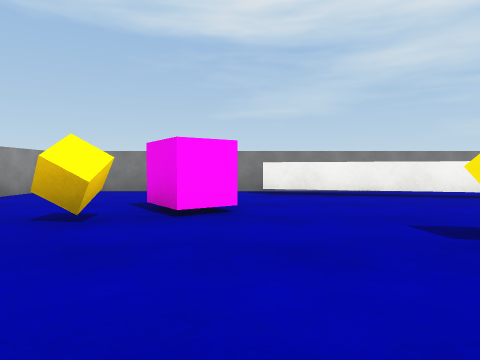
[1] (above)

17 first-person views from a walk through a scene from a Unity 3-D project. The camera is 0.55 m above the floor, tilts 2° down and sees 75° across. The floor is counted in squares, 1 m on a side. Each view is taken from the middle of a square. On the plan, view 1 faces up. The plan holds only what a view shows up to about 9 squares ahead; the rest is blank. The player is left out. Surface patterns are stand-ins for the level's own textures.

[2]
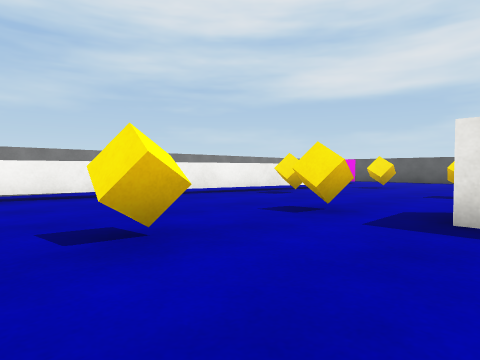

[3]
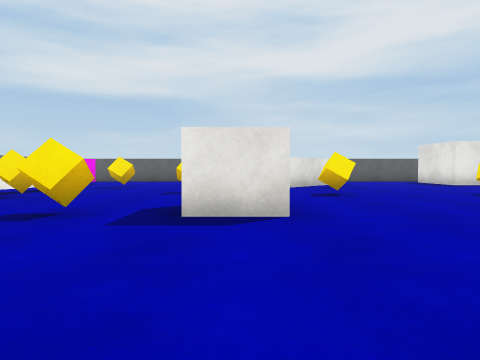

[4]
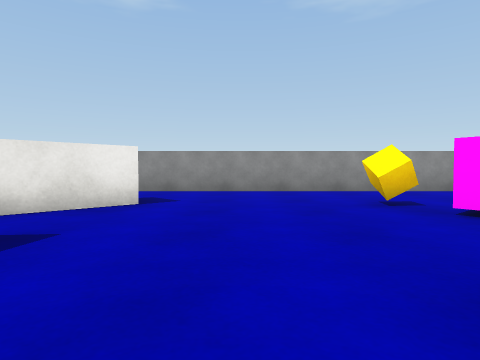

[5]
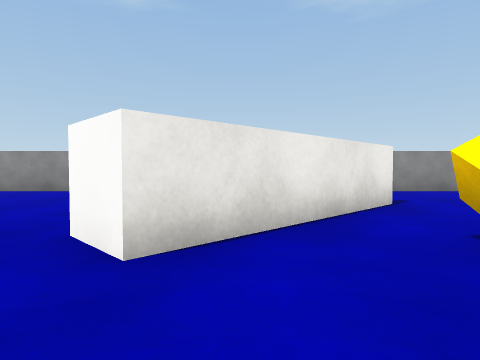

[6]
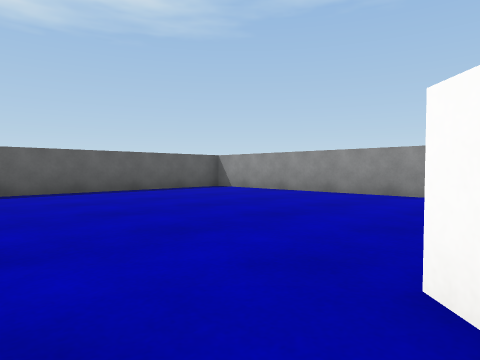

[7]
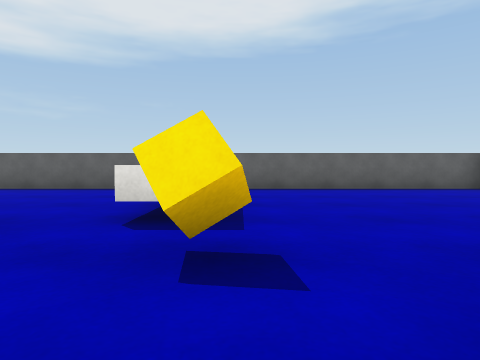

[8]
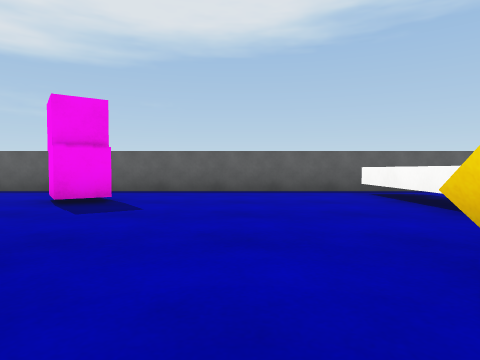

[9]
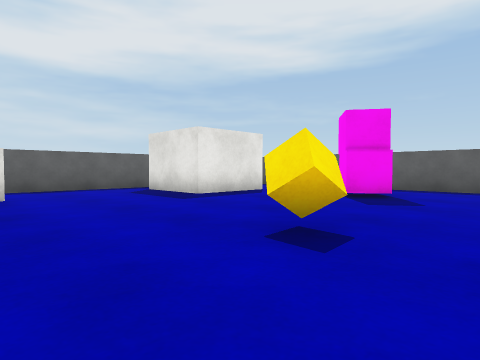

[10]
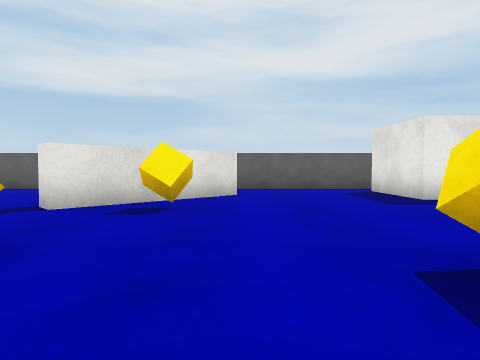

[11]
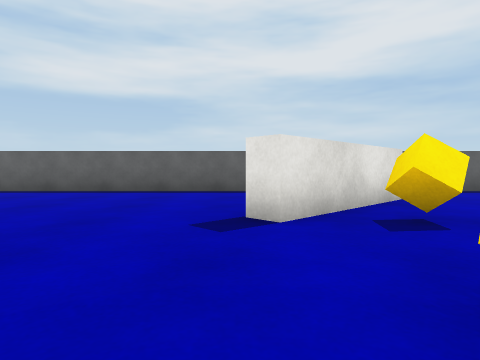

[12]
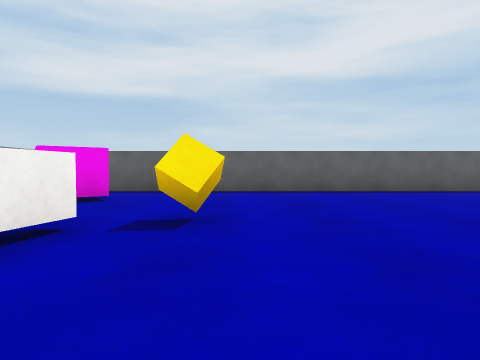

[13]
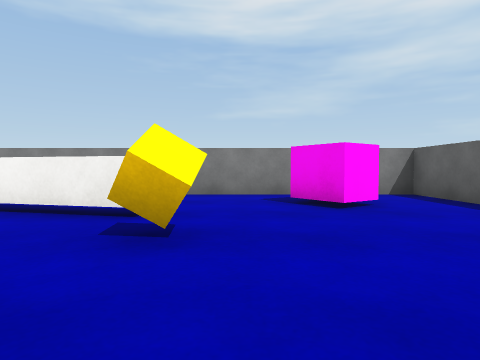

[14]
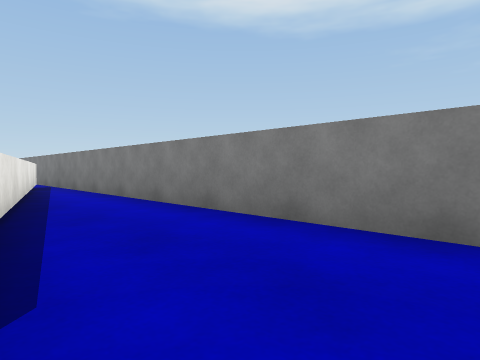

[15]
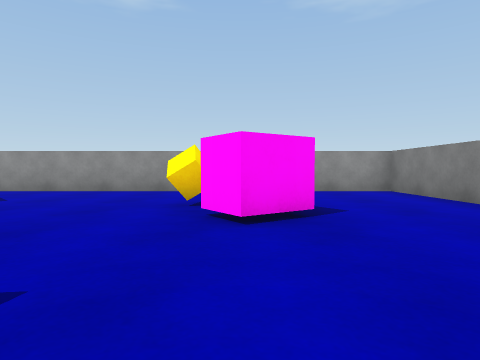

[16]
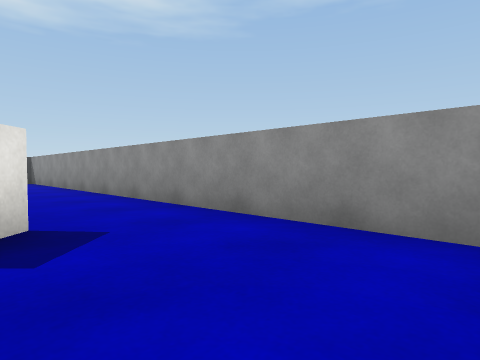

[17]
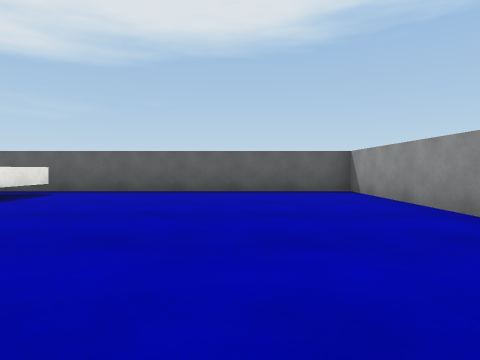

### Floor plan
Key: @ floor where view 1 was taken; # wall or solid block; . floor; = window, fence, low wall or low ledge; ^ raised ledge; O other object.
Columns run from 5 left of view 1 to 15 right of it. Each row starts with its distance up from view 1.
  8 #####################
  7 #.....^^.......... .#
  6 #.......^^^^.....OO.#
  5 #...O.......O^^=....#
  4 #...OO.........O....#
  3 #..O................#
  2 #......O..O.........#
  1 #............O......#
  0 #....@....OO........#
 -1 #..#..O.............#
 -2 #..##........O.##...#
 -3 #.. ##.........O##  #
 -4 #... ##..  ......##.#
 -5 #......O.....O......#
 -6 #.......^.O.........#
 -7 #.......^...........#
 -8 #.......^........OOO#
 -9 #.......^....OO..O
-10 #.......^.....O..
-11 #.......^........
-12 ##################

Where each view was taken, in squares from view 1:
view 1: 0 up, 0 right, facing up
view 2: 0 up, 1 right, facing up-right
view 3: 0 up, 1 right, facing right
view 4: 1 up, 3 right, facing left
view 5: 3 down, 3 right, facing left
view 6: 4 down, 2 right, facing down-left
view 7: 3 down, 2 right, facing down
view 8: 4 down, 6 right, facing down
view 9: 3 down, 6 right, facing down-right
view 10: 4 down, 6 right, facing right
view 11: 1 down, 7 right, facing right
view 12: 3 up, 7 right, facing right
view 13: 1 up, 11 right, facing up
view 14: 5 up, 11 right, facing up-left
view 15: 4 up, 3 right, facing left
view 16: 2 up, 2 left, facing down-left
view 17: 4 down, 2 left, facing down
